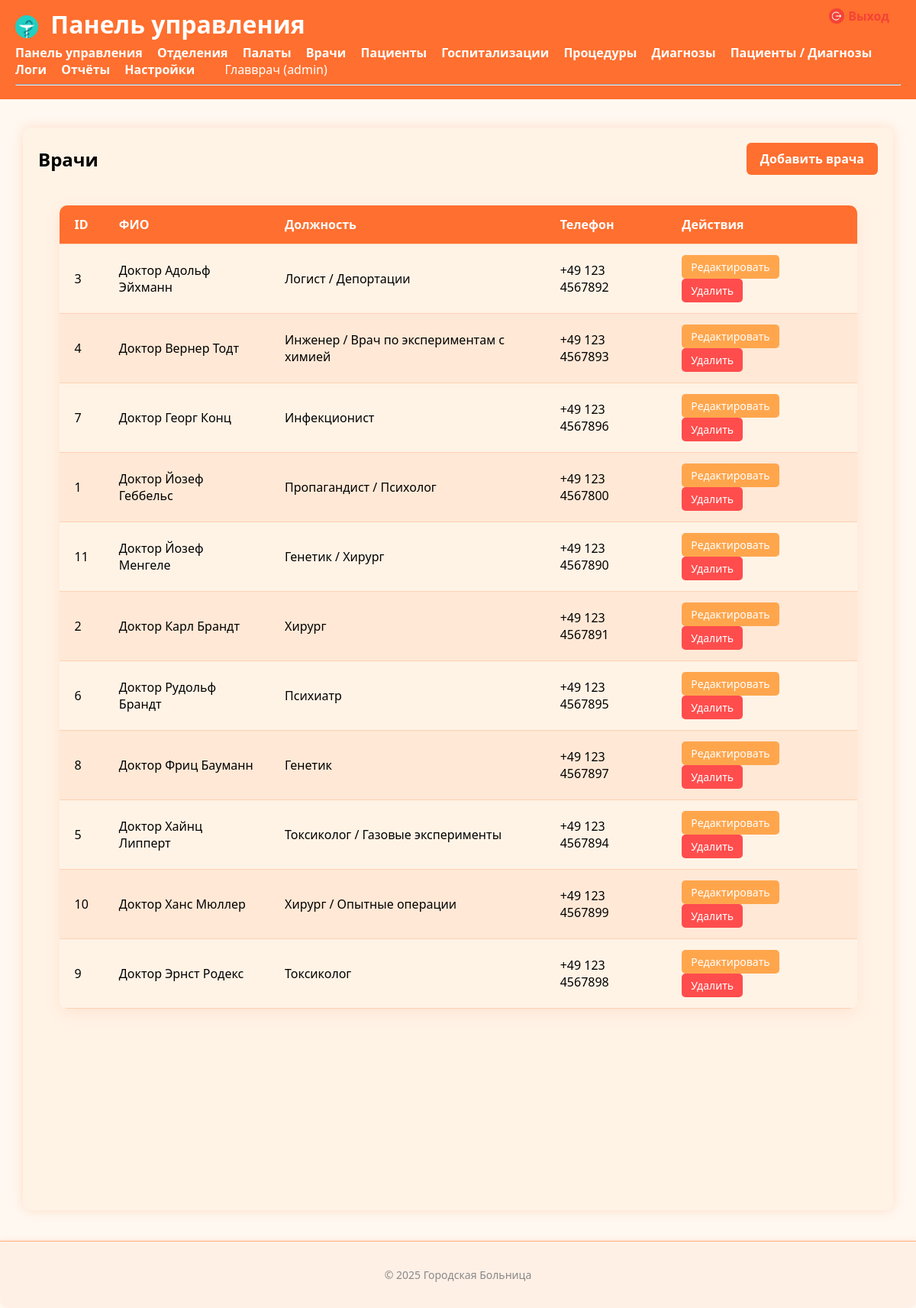
Screenshot of /index.php?controller=doctors&action=index (signed in) with the database file from the repository.
### tables this page shows
CREATE TABLE Doctors (
    Id INT AUTO_INCREMENT PRIMARY KEY,
    FullName VARCHAR(255) NOT NULL,
    Position VARCHAR(100),
    Phone VARCHAR(50)
);

### hospital-stat/app/controllers/DoctorsController.php (called while the page is built, shortened)
<?php
require_once __DIR__ . '/../models/Doctors.php';
class DoctorsController
{
    private $model;
    public function __construct()
    {
        $this->model = new Doctors();
    }
    public function index()
    {
        $doctors = $this->model->getAll();
        include __DIR__ . '/../views/layouts/main.php';
    }
}

### hospital-stat/config/lang.php (called while the page is built, shortened)
<?php
function __($key) {
    return $GLOBALS['lang'][$key] ?? $key;
}

### hospital-stat/app/models/Model.php (called while the page is built, shortened)
<?php
class Model
{
    protected $pdo;
    public function __construct()
    {
        $this->pdo = $GLOBALS['pdo'];
    }
    protected function query($sql, $params = [])
    {
        try {
            $stmt = $this->pdo->prepare($sql);
            $stmt->execute($params);
            return $stmt;
        } catch (\PDOException $e) {
            $message = $e->getMessage();
            if (str_contains($message, '1146')) {
                preg_match('/Table \'[^\']*\.([^\']*)\'/', $message, $matches);
                $table = $matches[1] ?? 'неизвестная';
                $content = ErrorDbTableNotFoundController::getContent($table);
                include __DIR__ . '/../views/layouts/main.php';
                exit;
            }
            if (str_contains($message, '1054')) {
                preg_match("/Unknown column '([^']*)'/", $message, $matches);
                $column = $matches[1] ?? 'неизвестная';
                $content = ErrorDbColumnNotFoundController::getContent($column);
                include __DIR__ . '/../views/layouts/main.php';
                exit;
            }
            throw $e;
        }
    }
    protected function fetchAll($sql, $params = [])
    {
        return $this->query($sql, $params)->fetchAll();
    }
}

### hospital-stat/app/models/Doctors.php (called while the page is built, shortened)
<?php
require_once __DIR__ . '/Model.php';
class Doctors extends Model
{
    protected $table = 'doctors';
    public function getAll()
    {
        return $this->fetchAll("SELECT * FROM {$this->table} ORDER BY FullName");
    }
}

### hospital-stat/app/views/doctors/index.php (the view)
<div class="section-header">
 <h2><?= __('doctors') ?></h2>
<a href="index.php?controller=doctors&action=createForm" class="add-button"><?= __('add_doctor') ?></a>
</div>
<table class="responsive-table">
<thead>
<tr>
<th><?= __('ID') ?></th>
 <th><?= __('full_name') ?></th>
<th><?= __('position') ?></th>
<th><?= __('phone') ?></th>
 <th><?= __('actions') ?></th>
</tr>
</thead>
    <tbody>
<?php foreach($doctors as $d): ?>
<tr>
<td><?= $d['Id'] ?></td>
<td><?= htmlspecialchars($d['FullName']) ?></td>
 <td><?= htmlspecialchars($d['Position']) ?></td>
<td><?= htmlspecialchars($d['Phone']) ?></td>
<td>
<a href="index.php?controller=doctors&action=editForm&id=<?= $d['Id'] ?>" class="edit"><?= __('edit') ?></a>
<a href="index.php?controller=doctors&action=delete&id=<?= $d['Id'] ?>" onclick="return confirm('<?= __('confirm_delete') ?>');" class="delete"><?= __('delete') ?></a>
</td>
</tr>
<?php endforeach; ?>
</tbody>
</table>

### hospital-stat/public/css/juice-orange.css (style rules this page uses)
body { font-family: "Segoe UI", Arial, sans-serif; background-color: #fff8f0; margin: 0; }
.section-header { display: flex; justify-content: space-between; align-items: center; margin-bottom: 30px; }
.section-header h2 { margin: 0; }
.section-header .add-button { background-color: #ff6f2f; color: white; padding: 10px 18px; border-radius: 6px; text-decoration: none; font-weight: 600; transition: background-color 0.2s ease; }
.responsive-table { width: 95%; margin: 40px auto; border-collapse: separate; border-spacing: 0; font-size: 16px; font-family: "Segoe UI", Arial, sans-serif; box-shadow: 0 6px 20px rgba(255,111,47,0.1); border-radius: 10px; overflow: hidden; background-color: #fff3e6; }
.responsive-table thead { background-color: #ff6f2f; color: white; }
.responsive-table th, .responsive-table td { padding: 14px 20px; text-align: left; border-bottom: 1px solid #ffd1b3; }
.responsive-table th { font-weight: 600; }
.responsive-table tbody tr { background-color: #fff3e6; transition: background-color 0.2s ease; }
.responsive-table tbody tr:nth-child(even) { background-color: #ffe8d6; }
.responsive-table a { text-decoration: none; font-weight: 500; padding: 6px 12px; border-radius: 5px; font-size: 14px; transition: background-color 0.2s ease; display: inline-block; margin-right: 5px; }
.responsive-table a.edit { background-color: #ffa64d; color: white; }
.responsive-table a.delete { background-color: #ff4d4d; color: white; }

### rows the page displays
doctors: Id "3", FullName "Доктор Адольф Эйхманн", Position "Логист / Депортации", Phone "+49 123 4567892"
doctors: Id "4", FullName "Доктор Вернер Тодт", Position "Инженер / Врач по экспериментам с химией", Phone "+49 123 4567893"
doctors: Id "7", FullName "Доктор Георг Конц", Position "Инфекционист", Phone "+49 123 4567896"
doctors: Id "1", FullName "Доктор Йозеф Геббельс", Position "Пропагандист / Психолог", Phone "+49 123 4567800"
doctors: Id "11", FullName "Доктор Йозеф Менгеле", Position "Генетик / Хирург", Phone "+49 123 4567890"
doctors: Id "2", FullName "Доктор Карл Брандт", Position "Хирург", Phone "+49 123 4567891"
doctors: Id "6", FullName "Доктор Рудольф Брандт", Position "Психиатр", Phone "+49 123 4567895"
doctors: Id "8", FullName "Доктор Фриц Бауманн", Position "Генетик", Phone "+49 123 4567897"
doctors: Id "5", FullName "Доктор Хайнц Липперт", Position "Токсиколог / Газовые эксперименты", Phone "+49 123 4567894"
doctors: Id "10", FullName "Доктор Ханс Мюллер", Position "Хирург / Опытные операции", Phone "+49 123 4567899"
doctors: Id "9", FullName "Доктор Эрнст Родекс", Position "Токсиколог", Phone "+49 123 4567898"

### other values shown
__('dashboard') "Панель управления"
$label "Отделения"
$label "Палаты"
$label "Врачи"
$label "Пациенты"
$label "Госпитализации"
$label "Процедуры"
$label "Диагнозы"
$label "Пациенты / Диагнозы"
$label "Логи"
$label "Отчёты"
$label "Настройки"
$_SESSION['user']['Username'] "Главврач"
$_SESSION['user']['Role'] "admin"
__('logout') "Выход"
